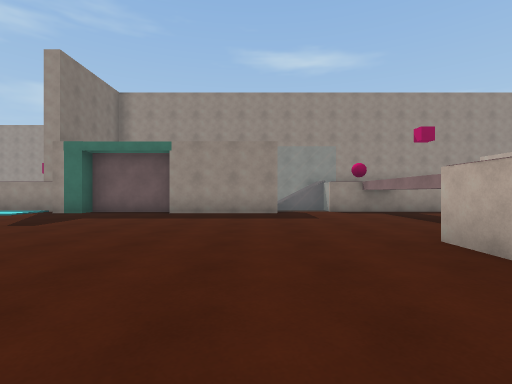
[1] (above)

14 first-person views from a walk through a scene from a Unity 3-D project. The camera is 1.2 m above the floor, looks level and sees 85° across. Doors are open. The floor is counted in squares, 2 m on a side. Each view is taken from the middle of a square. On the plan, view 1 faces up. The plan holds only what a view shows up to about 9 squares ahead; the rest is blank. The place goes on beyond the plan.

[2]
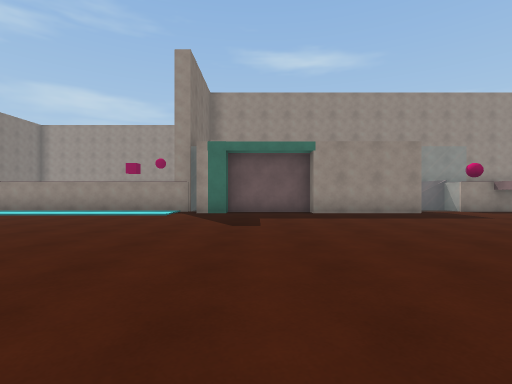

[3]
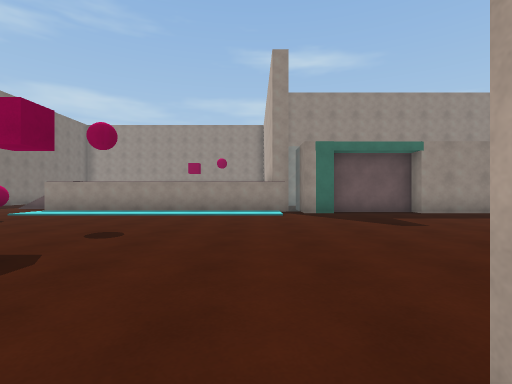

[4]
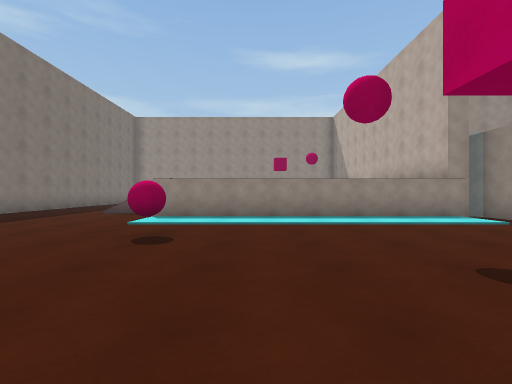

[5]
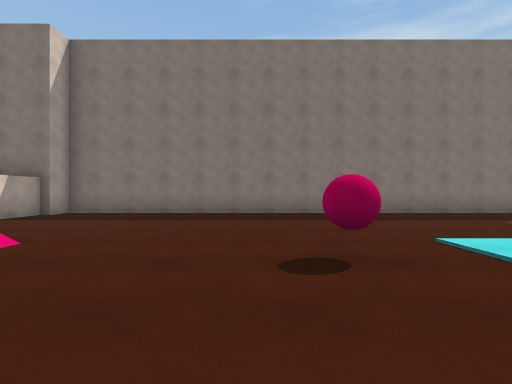

[6]
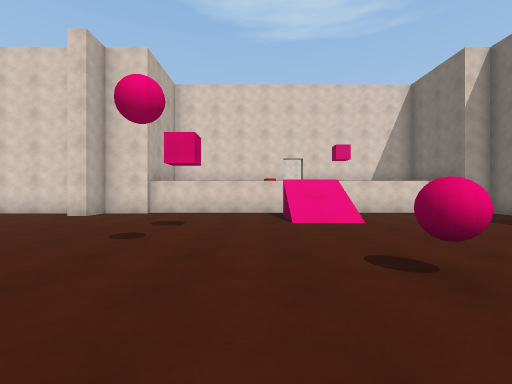

[7]
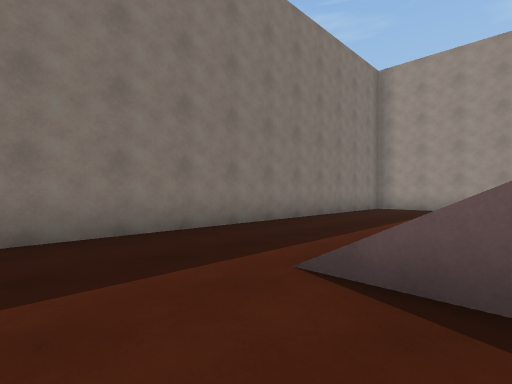

[8]
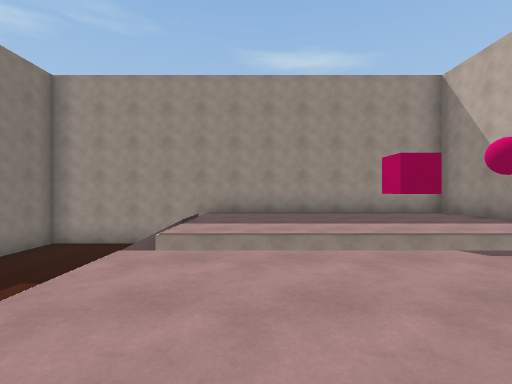

[9]
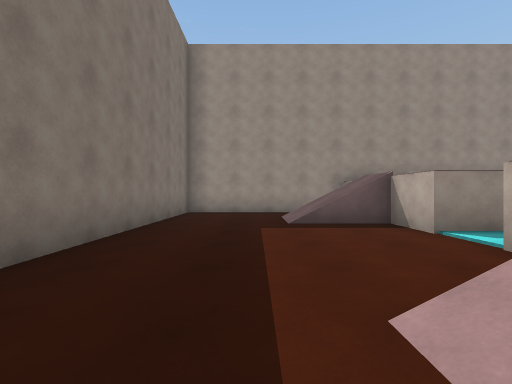

[10]
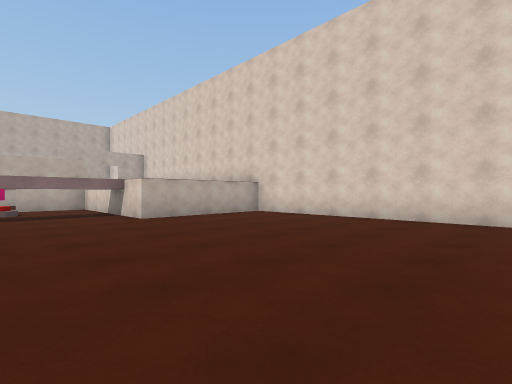

[11]
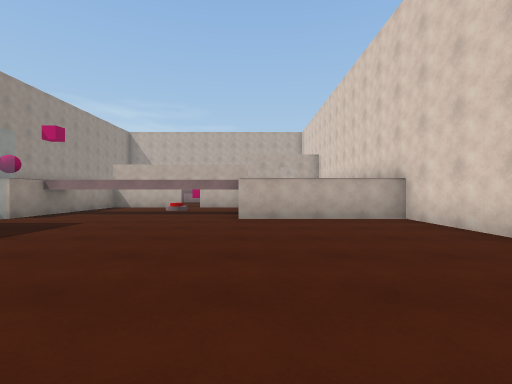

[12]
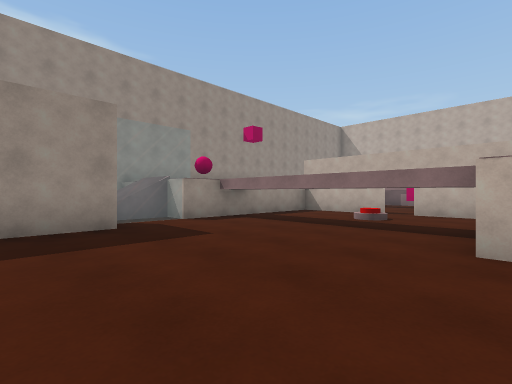

[13]
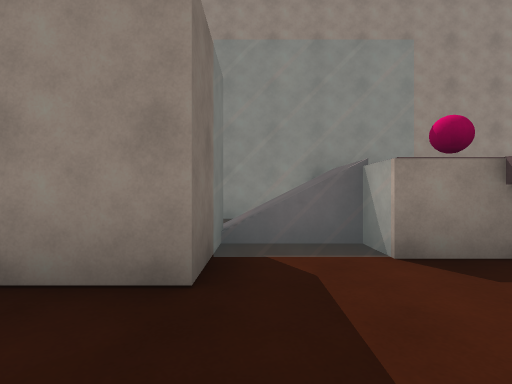

[14]
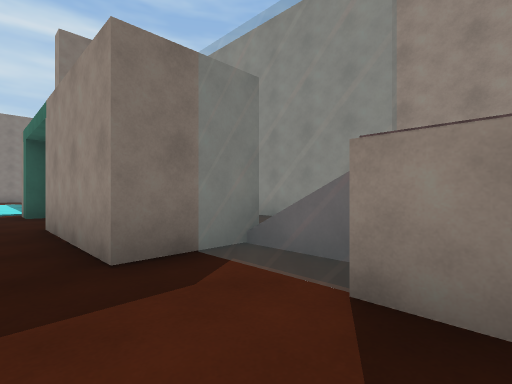

### Floor plan
Key: @ floor where view 1 was taken; # wall or solid block; x gap in a wall; . main floor; : floor 1.75 m higher than the main floor; / step, stairs or slope; = window, fence, low wall or low ledge; ^ raised ledge; T thing the floor can be seen under or through; B pink ball; O other object.
Columns run from 18 left of view 1 to 6 right of it. Each row starts with its distance up from view 1.
 19 #############
 18 #....:::::::#
 17 #..//:::::::#
 16 #..//:::::::#
 15 #....:::::::
 14 #....::::::
 13 #....#  x
 12 #....::::       ^^^^^
 11 #../ :::    #    ^ ^^
 10 #..// :     #      ^^ B
  9 #....       ##### #==B^^^
  8 #............#..###...T.
  7 #.....................T.
  6 #.....B...............TO
  5 #.....................TO
  4 #.....................#.
  3 #....................^^^^
  2 #....//..............^
  1 #....//..............^
  0 #...........#.....@..^
 -1 #####################

Where each view was taken, in squares from view 1:
view 1: 0 up, 0 right, facing up
view 2: 0 up, 4 left, facing up
view 3: 0 up, 7 left, facing up
view 4: 2 up, 11 left, facing up
view 5: 5 up, 10 left, facing left
view 6: 8 up, 11 left, facing down
view 7: 8 up, 14 left, facing up-left
view 8: 10 up, 12 left, facing up
view 9: 10 up, 16 left, facing up
view 10: 6 up, 4 left, facing down-right
view 11: 3 up, 4 left, facing right
view 12: 3 up, 1 left, facing up-right
view 13: 6 up, 1 right, facing up
view 14: 7 up, 3 right, facing up-left
